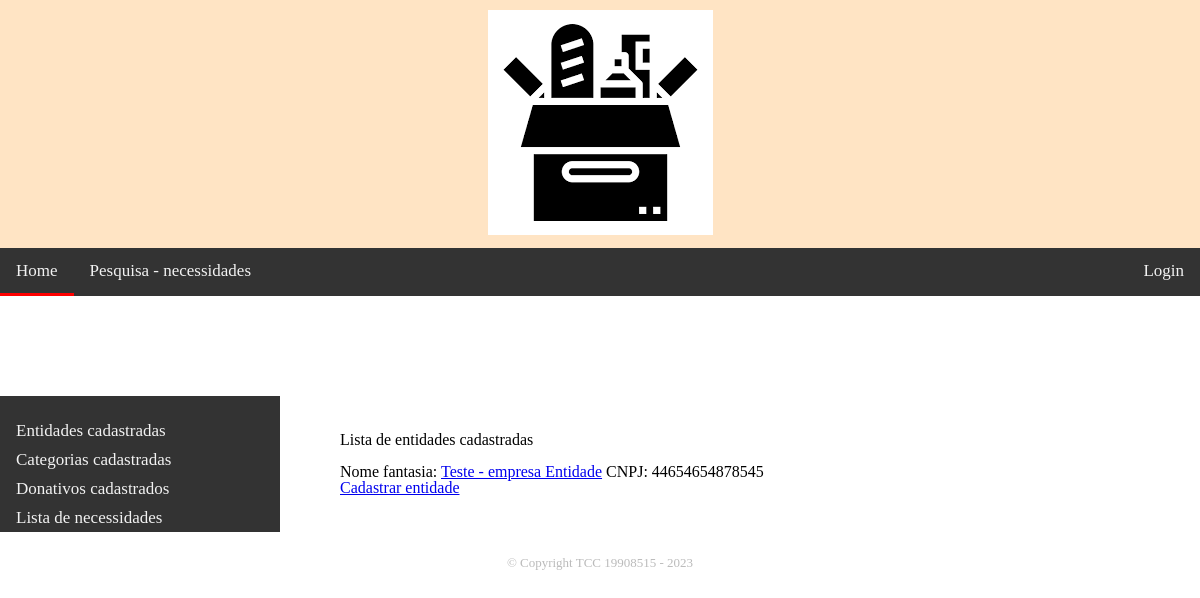
Before: /appdoacoes/entidades/ with the older database file.
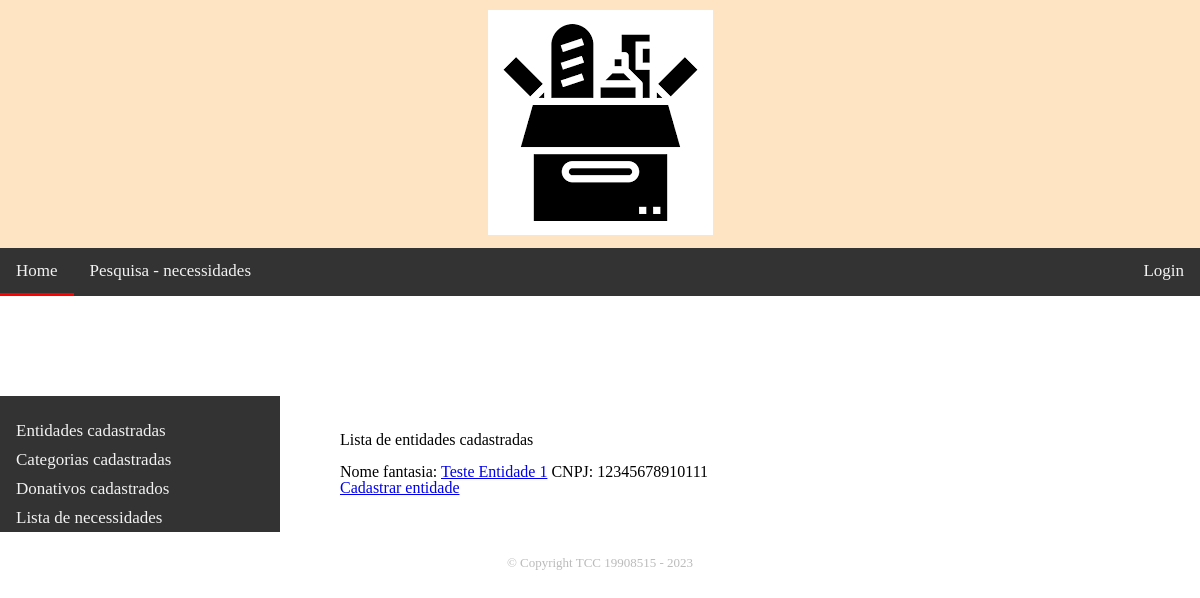
After: the same page with the newer database file.
### appdoacoes/models.py (models this page shows, shortened)
class EmpresaEntidade(models.Model):
    cnpj = models.CharField(primary_key=True, max_length=14, validators=[RegexValidator(r'^\d{14}$', 'CNPJ deve conter 14 digitos')])
    nome_fantasia = models.CharField(max_length=100)
    email = models.EmailField(null=True)
    usuario_responsavel = models.OneToOneField(User, on_delete=models.SET_NULL, null=True,blank=True)
    logradouro = models.CharField(max_length=100, null=True,blank=True)
    numero = models.IntegerField(null=True,blank=True)
    bairro = models.CharField(max_length=50, null=True,blank=True)
    cidade = models.CharField(max_length=50, null=True,blank=True)
    ESTADOS = [
        ('AC', 'Acre'),
        ('AL', 'Alagoas'),
        ('AP', 'Amapá'),
        ('AM', 'Amazonas'),
        ('BA', 'Bahia'),
        ('CE', 'Ceará'),
        ('DF', 'Distrito Federal'),
        ('ES', 'Espírito Santo'),
        ('GO', 'Goiás'),
        ('MA', 'Maranhão'),
        ('MT', 'Mato Grosso'),
        ('MS', 'Mato Grosso do Sul'),
        ('MG', 'Minas Gerais'),
        ('PA', 'Pará'),
        ('PB', 'Paraíba'),
        ('PR', 'Paraná'),
        ('PE', 'Pernambuco'),
        ('PI', 'Piauí'),
        ('RJ', 'Rio de Janeiro'),
        ('RN', 'Rio Grande do Norte'),
        ('RS', 'Rio Grande do Sul'),
        ('RO', 'Rondônia'),
        ('RR', 'Roraima'),
        ('SC', 'Santa Catarina'),
        ('SP', 'São Paulo'),
        ('SE', 'Sergipe'),
        ('TO', 'Tocantins')
    ]
    estado = models.CharField(max_length=2, choices=ESTADOS, null=True,blank=True)
    class Meta:
        permissions = [('pode_criar_atualizar_entidade','Cria/Atualiza Entidade'),('pode_deletar_entidade','Deleta Entidade')]
    def get_absolute_url(self):
        return reverse("entidade-detail", args=[self.cnpj])

### appdoacoes/views.py (the view)
# urls.py: path('entidades/', views.lista_entidades, name='entidade-list'),
def lista_entidades(request):
    lista_entidade = EmpresaEntidade.objects.all()
    context = {'lista_entidade': lista_entidade}
    return render(request, 'empresaentidade_list.html', context)

### appdoacoes/templates/empresaentidade_list.html
{% extends "base_generica.html" %}
{% block content %}
    <h1>Lista de entidades cadastradas</h1>
    <br>
    <ul>
    {% for entidade in lista_entidade %}
        <li>
            Nome fantasia:
            <a href=" {{ entidade.get_absolute_url }}">{{ entidade.nome_fantasia }}</a> CNPJ: {{ entidade.cnpj }}
        </li>
    {% endfor %}
    </ul>
    <p><a href="{% url 'entidade-create' %}">Cadastrar entidade</a></p>
{% endblock %}

Changed rows visible on the page:
removed EmpresaEntidade: nome_fantasia "Teste - empresa Entidade", cnpj "44654654878545"
added EmpresaEntidade: nome_fantasia "Teste Entidade 1", cnpj "12345678910111"
